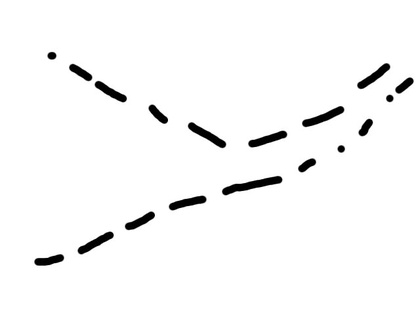
%> input picture TestImages/BasicLines/TwoDottedLinesParallel.jpg, 420 x 315 px, shrunk from 640 x 480 before the run
$ octave ScanRight.m   (GNU Octave 9; MATLAB toolbox functions it lacks are replaced by stand-ins)
%> lines starting %> are read from the running program, lines starting %| are printed output that depends on the picture
% This algorithm scans left to right and averages over blobs of pre-defined
% thickness (line thickness)

clear all;

%img = imread('TestImages/letterA.jpg');
img = imread('TestImages/TwoDottedLinesParallel.jpg');
%> img is the input picture: size 315x420x3 uint8; min 0, max 255, mean 247.6
%img = imread('TestImages/bwcomplex.png');


xmin = 1;
dx = 20;
xmax = size(img,2);
%> xmax = 420

ymin = 1;
dy = 1;
ymax = size(img,1);
%> ymax = 315

lineThickness = 20;

xData = [];
yData = [];

for xx = xmin:dx:xmax

    blobs = 0;
    prevbloby = -2*lineThickness;
    firstbloby = -2*lineThickness;
    bi = 1;

    for yy = ymin:dy:ymax

        if img(yy,xx) == 0

            if yy > firstbloby+lineThickness

                blobs = blobs + 1;
                bi = 1;
                blobData(blobs, bi) = yy;
                blobavg(blobs) = yy;
                firstbloby = yy;
                prevbloby = yy;

            else

                bi = bi + 1;
                blobData(blobs,bi) = yy;
                blobavg(blobs) = sum(blobData(blobs,1:bi))/bi;
                prevbloby = yy;
            end

        end

        % average blobs


    end

    if blobs > 0
        xData = [xx*ones(1,blobs), xData];
        yData = [blobavg(1:blobs), yData];
    end

end
%> this loop made 21 passes
%> yData on passes 3 to 11: 263, [260 263], [72 248 260 263], [84.5 240.5 72 248 260 263], [97.67 84.5 240.5 72 248 260 263], [223.5 97.67 84.5 240.5 72 248 260 263], [117.5 223.5 97.67 84.5 240.5 72 248 260 263], [204.3 117.5 223.5 97.67 84.5 240.5 72 248 260 263], [132 200 204.3 117.5 223.5 97.67 84.5 240.5 72 248 260 263]
%> after the loop, blobData = [86 90 92 76; 131 185 241 244]; blobavg = [89.33 131]; xData = 25 values, max 401 at index 1, min 41 at index 25, mean 221.8; yData = 25 values, max 263 at index 25, min 72 at index 22, mean 154.4

imshow(img)
hold on
plot(xData,yData,'x');
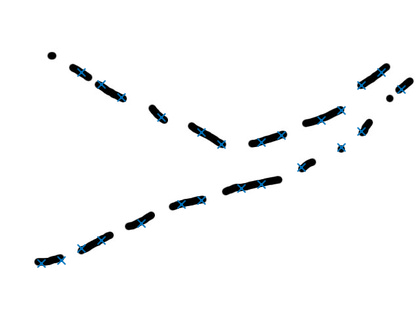
%> figure redrawn from the program's plot data

$ run again, with TestImages/BasicLines/letterA.jpg copied over TestImages/BasicLines/TwoDottedLinesParallel.jpg
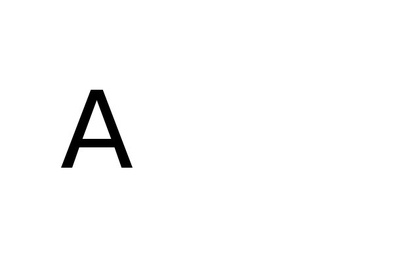
%> input picture TestImages/BasicLines/letterA.jpg, 420 x 262 px, shrunk from 640 x 400 before the run
%> img is the input picture: size 262x420x3 uint8; min 0, max 255, mean 250.7
%> the loop `for xx = xmin:dx:xmax` made 21 passes
%> yData on passes 5 to 7: [130 143.3], [99.8 143.5 130 143.3], [151.3 99.8 143.5 130 143.3]
%> after the loop `for xx = xmin:dx:xmax`: blobData = 10 columns, first 8: [141 146 149 152 153 157 161 103; 140 142 143 144 145 147 0 0]; blobavg = [151.3 143.5]; xData = [121 101 101 81 81]
%> `plot(xData,yData,'x');`:
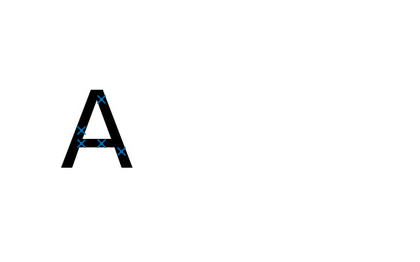
%> figure redrawn from the program's plot data
